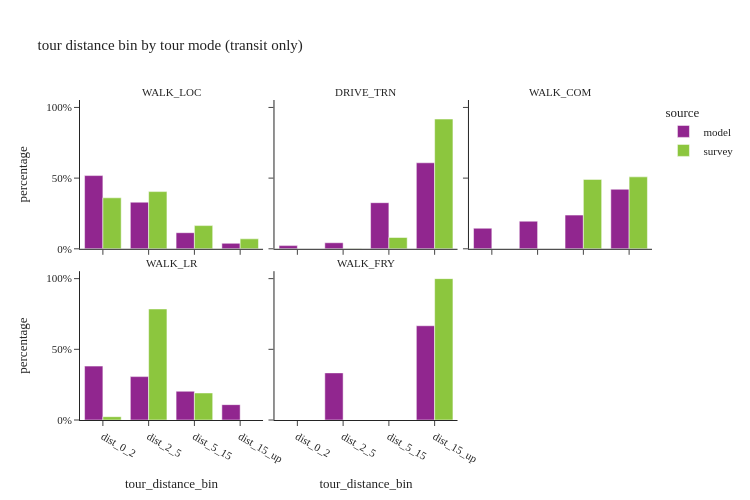

The code cell stored with this chart in its notebook:
### Code cell
util.plot_share_facetbar(non_m_tour_data, 'tour_weight', share_col="tour_distance_bin", title="tour distance bin by tour mode (transit only)", 
                            facet_col="tour_mode_transit_only", facet_col_wrap=3, height=500, orientation='v')

### Figure 1 — Plotly figure (JSON) as saved in the notebook; plotly's stock layout.template omitted (floating-point values rounded to 4 significant figures)
{"data": [{"alignmentgroup": "True", "customdata": [[8906], [5670], [1957], [664]], "hovertemplate": "source=model<br>tour_mode_transit_only=WALK_LOC<br>tour_distance_bin=%{x}<br>percentage=%{y}<br>sample_size=%{customdata[0]}<extra></extra>", "legendgroup": "model", "marker": {"color": "#91268F", "pattern": {"shape": ""}}, "name": "model", "offsetgroup": "model", "orientation": "v", "showlegend": true, "textposition": "auto", "type": "bar", "x": ["dist_0_2", "dist_2_5", "dist_5_15", "dist_15_up"], "xaxis": "x4", "y": [0.5179, 0.3297, 0.1138, 0.03861], "yaxis": "y4"}, {"alignmentgroup": "True", "customdata": [[41], [78], [594], [1108]], "hovertemplate": "source=model<br>tour_mode_transit_only=DRIVE_TRN<br>tour_distance_bin=%{x}<br>percentage=%{y}<br>sample_size=%{customdata[0]}<extra></extra>", "legendgroup": "model", "marker": {"color": "#91268F", "pattern": {"shape": ""}}, "name": "model", "offsetgroup": "model", "orientation": "v", "showlegend": false, "textposition": "auto", "type": "bar", "x": ["dist_0_2", "dist_2_5", "dist_5_15", "dist_15_up"], "xaxis": "x5", "y": [0.02252, 0.04283, 0.3262, 0.6085], "yaxis": "y5"}, {"alignmentgroup": "True", "customdata": [[152], [204], [249], [440]], "hovertemplate": "source=model<br>tour_mode_transit_only=WALK_COM<br>tour_distance_bin=%{x}<br>percentage=%{y}<br>sample_size=%{customdata[0]}<extra></extra>", "legendgroup": "model", "marker": {"color": "#91268F", "pattern": {"shape": ""}}, "name": "model", "offsetgroup": "model", "orientation": "v", "showlegend": false, "textposition": "auto", "type": "bar", "x": ["dist_0_2", "dist_2_5", "dist_5_15", "dist_15_up"], "xaxis": "x6", "y": [0.1455, 0.1952, 0.2383, 0.4211], "yaxis": "y6"}, {"alignmentgroup": "True", "customdata": [[6563], [5285], [3500], [1870]], "hovertemplate": "source=model<br>tour_mode_transit_only=WALK_LR<br>tour_distance_bin=%{x}<br>percentage=%{y}<br>sample_size=%{customdata[0]}<extra></extra>", "legendgroup": "model", "marker": {"color": "#91268F", "pattern": {"shape": ""}}, "name": "model", "offsetgroup": "model", "orientation": "v", "showlegend": false, "textposition": "auto", "type": "bar", "x": ["dist_0_2", "dist_2_5", "dist_5_15", "dist_15_up"], "xaxis": "x", "y": [0.3812, 0.3069, 0.2033, 0.1086], "yaxis": "y"}, {"alignmentgroup": "True", "customdata": [[1], [2]], "hovertemplate": "source=model<br>tour_mode_transit_only=WALK_FRY<br>tour_distance_bin=%{x}<br>percentage=%{y}<br>sample_size=%{customdata[0]}<extra></extra>", "legendgroup": "model", "marker": {"color": "#91268F", "pattern": {"shape": ""}}, "name": "model", "offsetgroup": "model", "orientation": "v", "showlegend": false, "textposition": "auto", "type": "bar", "x": ["dist_2_5", "dist_15_up"], "xaxis": "x2", "y": [0.3333, 0.6667], "yaxis": "y2"}, {"alignmentgroup": "True", "customdata": [[141], [105], [67], [13]], "hovertemplate": "source=survey<br>tour_mode_transit_only=WALK_LOC<br>tour_distance_bin=%{x}<br>percentage=%{y}<br>sample_size=%{customdata[0]}<extra></extra>", "legendgroup": "survey", "marker": {"color": "#8CC63E", "pattern": {"shape": ""}}, "name": "survey", "offsetgroup": "survey", "orientation": "v", "showlegend": true, "textposition": "auto", "type": "bar", "x": ["dist_0_2", "dist_2_5", "dist_5_15", "dist_15_up"], "xaxis": "x4", "y": [0.3608, 0.4046, 0.1641, 0.07046], "yaxis": "y4"}, {"alignmentgroup": "True", "customdata": [[1], [7], [11]], "hovertemplate": "source=survey<br>tour_mode_transit_only=DRIVE_TRN<br>tour_distance_bin=%{x}<br>percentage=%{y}<br>sample_size=%{customdata[0]}<extra></extra>", "legendgroup": "survey", "marker": {"color": "#8CC63E", "pattern": {"shape": ""}}, "name": "survey", "offsetgroup": "survey", "orientation": "v", "showlegend": false, "textposition": "auto", "type": "bar", "x": ["dist_2_5", "dist_5_15", "dist_15_up"], "xaxis": "x5", "y": [0.002344, 0.07993, 0.9177], "yaxis": "y5"}, {"alignmentgroup": "True", "customdata": [[2], [2]], "hovertemplate": "source=survey<br>tour_mode_transit_only=WALK_COM<br>tour_distance_bin=%{x}<br>percentage=%{y}<br>sample_size=%{customdata[0]}<extra></extra>", "legendgroup": "survey", "marker": {"color": "#8CC63E", "pattern": {"shape": ""}}, "name": "survey", "offsetgroup": "survey", "orientation": "v", "showlegend": false, "textposition": "auto", "type": "bar", "x": ["dist_5_15", "dist_15_up"], "xaxis": "x6", "y": [0.4911, 0.5089], "yaxis": "y6"}, {"alignmentgroup": "True", "customdata": [[5], [14], [12]], "hovertemplate": "source=survey<br>tour_mode_transit_only=WALK_LR<br>tour_distance_bin=%{x}<br>percentage=%{y}<br>sample_size=%{customdata[0]}<extra></extra>", "legendgroup": "survey", "marker": {"color": "#8CC63E", "pattern": {"shape": ""}}, "name": "survey", "offsetgroup": "survey", "orientation": "v", "showlegend": false, "textposition": "auto", "type": "bar", "x": ["dist_0_2", "dist_2_5", "dist_5_15"], "xaxis": "x", "y": [0.0235, 0.7854, 0.1911], "yaxis": "y"}, {"alignmentgroup": "True", "customdata": [[1]], "hovertemplate": "source=survey<br>tour_mode_transit_only=WALK_FRY<br>tour_distance_bin=%{x}<br>percentage=%{y}<br>sample_size=%{customdata[0]}<extra></extra>", "legendgroup": "survey", "marker": {"color": "#8CC63E", "pattern": {"shape": ""}}, "name": "survey", "offsetgroup": "survey", "orientation": "v", "showlegend": false, "textposition": "auto", "type": "bar", "x": ["dist_15_up"], "xaxis": "x2", "y": [1.0], "yaxis": "y2"}], "layout": {"annotations": [{"font": {}, "showarrow": false, "text": "WALK_LR", "x": 0.16, "xanchor": "center", "xref": "paper", "y": 0.465, "yanchor": "bottom", "yref": "paper"}, {"font": {}, "showarrow": false, "text": "WALK_FRY", "x": 0.5, "xanchor": "center", "xref": "paper", "y": 0.465, "yanchor": "bottom", "yref": "paper"}, {"font": {}, "showarrow": false, "text": "WALK_LOC", "x": 0.16, "xanchor": "center", "xref": "paper", "y": 1.0, "yanchor": "bottom", "yref": "paper"}, {"font": {}, "showarrow": false, "text": "DRIVE_TRN", "x": 0.5, "xanchor": "center", "xref": "paper", "y": 1.0, "yanchor": "bottom", "yref": "paper"}, {"font": {}, "showarrow": false, "text": "WALK_COM", "x": 0.84, "xanchor": "center", "xref": "paper", "y": 1.0, "yanchor": "bottom", "yref": "paper"}], "barmode": "group", "height": 500, "legend": {"title": {"text": "source"}, "tracegroupgap": 0}, "title": {"text": "tour distance bin by tour mode (transit only)"}, "width": 750, "xaxis": {"anchor": "y", "domain": [0.0, 0.32], "title": {"text": "tour_distance_bin"}}, "xaxis2": {"anchor": "y2", "domain": [0.34, 0.66], "matches": "x", "title": {"text": "tour_distance_bin"}}, "xaxis3": {"anchor": "y3", "domain": [0.68, 1.0], "matches": "x", "title": {"text": "tour_distance_bin"}}, "xaxis4": {"anchor": "y4", "domain": [0.0, 0.32], "matches": "x", "showticklabels": false}, "xaxis5": {"anchor": "y5", "domain": [0.34, 0.66], "matches": "x", "showticklabels": false}, "xaxis6": {"anchor": "y6", "domain": [0.68, 1.0], "matches": "x", "showticklabels": false}, "yaxis": {"anchor": "x", "domain": [0.0, 0.465], "tickformat": ".0%", "title": {"text": "percentage"}}, "yaxis2": {"anchor": "x2", "domain": [0.0, 0.465], "matches": "y", "showticklabels": false, "tickformat": ".0%"}, "yaxis3": {"anchor": "x3", "domain": [0.0, 0.465], "matches": "y", "showticklabels": false, "tickformat": ".0%"}, "yaxis4": {"anchor": "x4", "domain": [0.535, 1.0], "matches": "y", "tickformat": ".0%", "title": {"text": "percentage"}}, "yaxis5": {"anchor": "x5", "domain": [0.535, 1.0], "matches": "y", "showticklabels": false, "tickformat": ".0%"}, "yaxis6": {"anchor": "x6", "domain": [0.535, 1.0], "matches": "y", "showticklabels": false, "tickformat": ".0%"}}}
